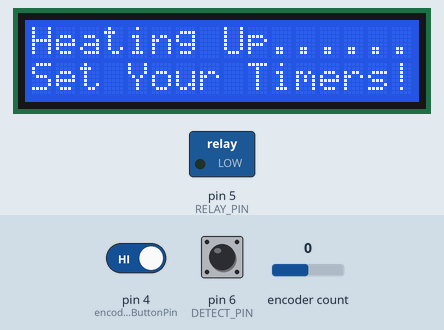
Bench run of a sketch on a simulated Arduino Uno, built with avr-gcc and run on an emulated ATmega328P. Parts: 16×2 character LCD, switched loads named in the sketch (green lamp = pin HIGH). Inputs (shaded band) come from the test bench; at power-on: pin 6 (DETECT_PIN) HIGH, pin 4 (encoderButtonPin) HIGH, encoder count 0.

Above: at 0.1 s.
At 3.3 s:
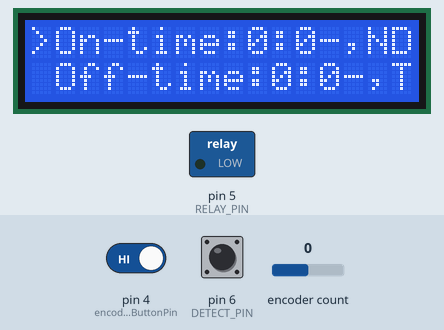
3.4 s: pin 6 (DETECT_PIN) pulled LOW for 1 s
At 4.3 s:
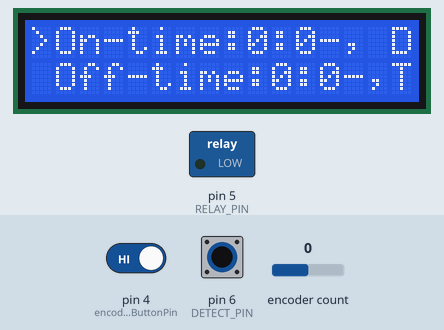
6.0 s: pin 6 (DETECT_PIN) pulled LOW for 3.2 s
Timing chart, 0 to 9.0 s (numbered marks = the images above; inputs shaded):
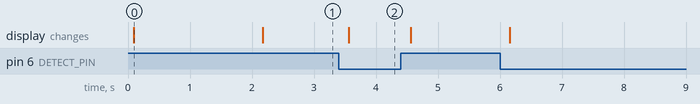

Measured:
- after the input at 3.4 s, the display: changes after 0.16 s (image 2)
- what the display in image 0 shows lasts 2.1 s, from 0.1 s to 2.2 s

The sketch:

main.ino
```cpp
#include <Wire.h>
#include <LiquidCrystal_I2C.h>
#include <EEPROM.h>
#include <Encoder.h>
#include <Bounce2.h>  //Library for debouncing the encoder button and stand detection logic for the soldering iron

// Pin definitions
#define RELAY_PIN 5          // Controls the soldering iron's power
#define DETECT_PIN 6         // Pin to detect if the iron is placed on the stand (pulled to ground)

// LCD initialization (16x2 display with I2C address 0x27)
LiquidCrystal_I2C lcd(0x27, 16, 2);

// Rotary Encoder setup
Encoder myEnc(2, 3);                // Encoder pins for rotation
Bounce debouncer_1 = Bounce();      // Debouncer instance for encoder button
int encoderButtonPin = 4;           // Encoder button pin

// Stand detection debouncer
Bounce debouncer_2 = Bounce();      // Debouncer for the ground detection pin

// Timer variables (0 to 300 seconds = max 5 minutes)
int onTime = 60;        // Default heating time (1 minute)
int offTime = 60;       // Default cool-down time (1 minute)
int currentSelection = 0;  // 0 = adjusting On-time, 1 = adjusting Off-time

// Temporary variables for real-time adjustments
int tempOnTime = 60;
int tempOffTime = 60;

// Flags and encoder tracking
bool adjusting = false;              // Indicates if the timer is being adjusted
long lastEncoderPosition = 0;        // Tracks last encoder position to prevent jumps

// EEPROM memory addresses for saving timer settings
#define ON_TIME_ADDRESS 0
#define OFF_TIME_ADDRESS 4           // 4 bytes for each integer value in EEPROM

// Timing variables for relay control
unsigned long onTimerStart = 0;
unsigned long offTimerStart = 0;
unsigned long groundPullTimeStart = 0;  // Tracks how long the iron has been on the stand
const unsigned long TIME_LIMIT = 300000; // 5-minute timeout to auto power off

void setup() {
  // Relay initialization (set LOW initially to avoid glitches)
  digitalWrite(RELAY_PIN, LOW);
  pinMode(RELAY_PIN, OUTPUT);

  // Encoder button setup with pull-up resistor and debouncing
  pinMode(encoderButtonPin, INPUT_PULLUP);
  debouncer_1.attach(encoderButtonPin);
  debouncer_1.interval(50);  // 50 ms debounce time

  // Stand detection pin setup with pull-up resistor and debouncing
  pinMode(DETECT_PIN, INPUT_PULLUP);
  debouncer_2.attach(DETECT_PIN);
  debouncer_2.interval(150); // 150 ms debounce time to avoid false triggers

  // LCD initialization
  lcd.begin(16, 2);
  lcd.backlight();

  // Startup message
  lcd.setCursor(0, 0);
  lcd.print("Heating Up......");
  lcd.setCursor(0, 1);
  lcd.print("Set Your Timers!");
  delay(2000);  // Display message for 2 seconds

  // Retrieve saved timer settings from EEPROM
  EEPROM.get(ON_TIME_ADDRESS, onTime);
  EEPROM.get(OFF_TIME_ADDRESS, offTime);

  // Load retrieved settings into temporary adjustment variables
  tempOnTime = onTime;
  tempOffTime = offTime;

  // Reset corrupted values (if they exceed max limit)
  if (onTime > 300 || offTime > 300) {
    onTime = 60;
    offTime = 60;
    saveTimerValues();  // Save default values
  }

  // Display initial status
  updateDisplay();
}

void loop() {
  static long oldPosition = -999;
  long newPosition = myEnc.read() / 8;  // Reduces encoder sensitivity by using larger steps

  // Update debouncers for button and stand detection
  debouncer_1.update();
  debouncer_2.update();

  // Handle encoder button press (for entering/exiting adjustment mode)
  if (debouncer_1.fell()) {
    if (!adjusting) {
      // Enter adjustment mode
      adjusting = true;
      lastEncoderPosition = newPosition;
    } else {
      // Exit adjustment mode and save changes
      adjusting = false;
      if (currentSelection == 0) {
        onTime = tempOnTime;  // Apply new On-time
      } else if (currentSelection == 1) {
        offTime = tempOffTime;  // Apply new Off-time
      }
      saveTimerValues();
    }
    updateDisplay();
  }

  // Adjust timer when in adjustment mode
  if (adjusting && newPosition != oldPosition) {
    adjustTimer(newPosition);
    oldPosition = newPosition;
    updateDisplay();
  }
  // Switch between On-time and Off-time settings when not adjusting
  else if (!adjusting && newPosition != oldPosition) {
    currentSelection = newPosition % 2;  // Toggle between 0 and 1
    lastEncoderPosition = myEnc.read() / 8;
    oldPosition = newPosition;
    updateDisplay();
  }

  // Manage relay based on timers
  controlRelay();

  // Check for stand detection and auto power-off logic
  checkDetectPin();
}

void adjustTimer(long position) {
  long relativePosition = position - lastEncoderPosition;

  // Adjust On-time or Off-time based on current selection
  if (currentSelection == 0) {
    tempOnTime = constrain(tempOnTime + relativePosition, 0, 300);
  } else if (currentSelection == 1) {
    tempOffTime = constrain(tempOffTime + relativePosition, 0, 300);
  }

  lastEncoderPosition = position;
}

void saveTimerValues() {
  int storedOnTime, storedOffTime;
  EEPROM.get(ON_TIME_ADDRESS, storedOnTime);
  EEPROM.get(OFF_TIME_ADDRESS, storedOffTime);

  // Write to EEPROM only if the value has changed
  if (storedOnTime != onTime) EEPROM.put(ON_TIME_ADDRESS, onTime);
  if (storedOffTime != offTime) EEPROM.put(OFF_TIME_ADDRESS, offTime);
}

void controlRelay() {
  static bool relayOn = true;

  // If both timers are zero, keep the relay off permanently
  if (onTime == 0 && offTime == 0) {
    digitalWrite(RELAY_PIN, HIGH);  // Relay OFF
    relayOn = false;
    lcd.setCursor(15, 0);
    lcd.print("F");  // Display 'F' indicating relay OFF
    return;
  }

  // Manage relay ON/OFF based on On-time and Off-time
  if (relayOn) {
    if (millis() - onTimerStart >= (unsigned long)onTime * 1000) {
      digitalWrite(RELAY_PIN, HIGH);  // Turn OFF relay
      relayOn = false;
      offTimerStart = millis();       // Start off-timer
    }
  } else {
    if (millis() - offTimerStart >= (unsigned long)offTime * 1000) {
      digitalWrite(RELAY_PIN, LOW);   // Turn ON relay
      relayOn = true;
      onTimerStart = millis();        // Start on-timer
    }
  }

  // Display relay status (T = ON, F = OFF)
  lcd.setCursor(15, 1);
  lcd.print(relayOn ? "T" : "F");
}

void checkDetectPin() {
  // Check if the soldering iron is placed on the stand (pin pulled LOW)
  if (debouncer_2.read() == LOW) {
    lcd.setCursor(14, 0);
    lcd.print(" D");  // Display 'D' for detection

    // Start the timer when stand is detected
    if (groundPullTimeStart == 0) {
      groundPullTimeStart = millis();
    }

    // Auto turn-off relay after 3 minutes on the stand
    if (millis() - groundPullTimeStart >= TIME_LIMIT) {
      digitalWrite(RELAY_PIN, HIGH);  // Turn OFF relay
    }
  } else {
    // Reset timer when iron is not on the stand
    groundPullTimeStart = 0;
    lcd.setCursor(14, 0);
    lcd.print("ND");  // Display 'ND' (Not Detected)
  }
}

void updateDisplay() {
  lcd.clear();

  // Display On-time with current value or temporary adjustment
  lcd.setCursor(1, 0);
  lcd.print("On-time:");
  lcd.print(formatTime(adjusting && currentSelection == 0 ? tempOnTime : onTime));
  lcd.setCursor(13, 0);
  lcd.print(",");

  // Display Off-time with current value or temporary adjustment
  lcd.setCursor(1, 1);
  lcd.print("Off-time:");
  lcd.print(formatTime(adjusting && currentSelection == 1 ? tempOffTime : offTime));
  lcd.setCursor(14, 1);
  lcd.print(",");

  // Show selection indicator (">" points to the current setting)
  lcd.setCursor(0, currentSelection);
  lcd.print(">");
}

String formatTime(int time) {
  int minutes = time / 60;
  int seconds = time % 60;

  // Format time as MM:SS (e.g., 1:05)
  String formattedTime = String(minutes) + ":";
  if (seconds < 10) formattedTime += "0";
  formattedTime += String(seconds);

  return formattedTime;
}
```
